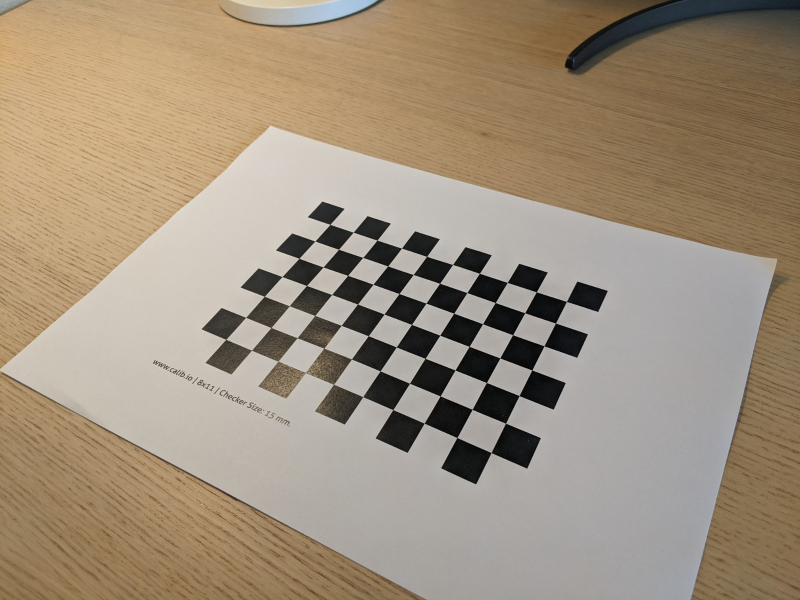
#> input picture data/checkerboard/PXL_20230305_092414210.jpg, 1600 x 1200 px (shown at 1/2 size); its folder holds only this picture in this run
$ jupyter execute --allow-errors w5.ipynb   (shell and % lines are left out)
#> lines starting #> are read from the running program, lines starting #| are printed output that depends on the picture
[cell 1]
from scipy.spatial.transform import Rotation
import numpy as np
import matplotlib.pyplot as plt
import cv2
from IPython.display import display
import scipy

[cell 2]
def Pi(p:np.ndarray | list) -> np.ndarray:
    """convert from homogeneous coordinates to inhomogeneous coordinates

    subtract one coordinate"""
    if isinstance(p, np.ndarray):
        return p[:-1]/p[-1]
    elif isinstance(p, list):
        return [Pi(np.array(p_)) for p_ in p]

def PiInv(p:np.ndarray | list) -> np.ndarray:
    """convert from inhomogeneous coordinates to homogeneous coordinates

    add one coordinate with value 1"""
    if isinstance(p, np.ndarray):
        return np.vstack((p, np.ones(p.shape[1])))
    elif isinstance(p, list):
        return [PiInv(np.array(p_)) for p_ in p]

def projectpoints(K, R, t, Q):
    """project 3D points to 2D

    P = K @ [R | t]
    so it is equivalent to
    p = P @ Q
    """
    Rt = np.concatenate((R, t), axis=1)
    return Pi(K @ Rt @ PiInv(Q))

def crossOp(a:np.ndarray) -> np.ndarray:
    """crossproduct operator"""
    x = a[0].item()
    y = a[1].item()
    z = a[2].item()
    return np.array([[0, -z, y], [z, 0, -x], [-y, x, 0]])

[cell 3]
def triangulate(qs:list, Ps:list):
    """triangulate points from multiple cameras"""
    B = np.zeros((len(Ps)*2, Ps[0].shape[1]))
    for i, (q, p) in enumerate(zip(qs, Ps)):
        x, y = q
        x, y = x.item(), y.item()
        B[i*2, :] = p[2]*x - p[0]
        B[(i*2)+1, :] = p[2]*y - p[1]
    u, s, vh = np.linalg.svd(B)
    v = vh.T
    Q = v[:,-1]
    return Q.T / Q[-1] # not sure about dividing since the norm is no longer 1.

def RMSE(q_ref, q_est):
    """
    Reprojection error

    root mean square error"""
    return np.sqrt(np.mean((q_ref - q_est)**2))

[cell 4]
# 5.1
R1 = np.eye(3)
R2 = np.eye(3)
f = 700; beta = 0; alpha = 1; dx = 600; dy = 400
K1 = np.array([[f, beta*f, dx],
              [0, alpha*f, dy],
              [0, 0, 1]])
K2 = K1
t1 = np.array([[0, 0, 1]]).T
t2 = np.array([[0, 0, 20]]).T
Q = np.array([[1, 1, 0]]).T

[cell 5]
# 5.1
P1 = K1 @ np.concatenate((R1, t1), axis=1)
P2 = K2 @ np.concatenate((R2, t2), axis=1)

q1 = Pi(P1 @ PiInv(Q))
q2 = Pi(P2 @ PiInv(Q))
q1, q2

[cell 6]
# 5.2
error = np.array([[1,-1]]).T
q1_tilde = q1 + error
q2_tilde = q2 + error
Q_tilde = triangulate([q1_tilde, q2_tilde], [P1, P2])

q1_appr = Pi(P1 @ Q_tilde)
q2_appr = Pi(P2 @ Q_tilde)
# what are the coordinates of the projected points
q1_appr, q2_appr

[cell 7]
# reprojection error
RMSE(q1_tilde.ravel(), q1_appr.ravel()), RMSE(q2_tilde.ravel(),q2_appr.ravel())

[cell 8]
# distance between original and approximated points
np.linalg.norm(Q.ravel()-Pi(Q_tilde))

[cell 9]
# 5.3
def triangulate_nonlin(qs:list, Ps:list):
    """triangulate points from multiple cameras using non-linear optimization"""
    def compute_residuals(x):
        """objective function"""
        out = np.concatenate([Pi(p @ x) - q.ravel() for p, q in zip(Ps, qs)])
        return out

    x0 = triangulate(qs, Ps)
    x = scipy.optimize.least_squares(compute_residuals, x0).x
    return x
Q_hat = triangulate_nonlin([q1_tilde, q2_tilde], [P1, P2])
Q_hat

[cell 10]
q1_tilde

[cell 11]
# 5.4
np.linalg.norm(Q.ravel()-Pi(Q_hat))

[cell 12]
q1_appr2 = Pi(P1 @ Q_hat)
q2_appr2 = Pi(P2 @ Q_hat)
q1_appr2, q2_appr2
RMSE(q1_tilde.ravel(), q1_appr2.ravel()), RMSE(q2_tilde.ravel(),q2_appr2.ravel())

Much lower error than before, the disance between the Q is 1/10 of previously, the and pixels errors (RMSE / reprojection error is much lower as well)

## OpenCV exercises

[cell 13]
def checkerboard_points(n:int, m:int) -> np.ndarray:
    """create the points of a checkerboard

    the points lie on the plane z=0 by definition

    returns: a 3 x (n*m) array where the order does not matter"""
#> called with n = 10, m = 7
    Q = np.zeros((3, n*m))
    for i in range(n):
        for j in range(m):
            Q[:, i*m+j] = np.array([i-(n-1)/2, j-(m-1)/2, 0])
    return Q

[cell 14]
def box3d(n=16):
    import itertools as it
    points = []
    N = tuple(np.linspace(-1, 1, n))
    for i, j in [(-1, -1), (-1, 1), (1, 1), (0, 0)]:
        points.extend(set(it.permutations([(i, )*n, (j, )*n, N])))
    return np.hstack(points)/2

[cell 15]
# 5.5 take photos, done
# 5.6
import os
folder = 'data/checkerboard/'
all_photo_dirs = os.listdir(folder)
is_found = {}
twodpoints = []
worldpoints = []
small_ims = []
Q = checkerboard_points(10, 7)
for photo_dir in all_photo_dirs:
    im = cv2.imread(folder+photo_dir)[:,:,::-1]
    # im = im.astype(float)/255
    im_small = cv2.resize(im, None, fx=0.5, fy=0.5)
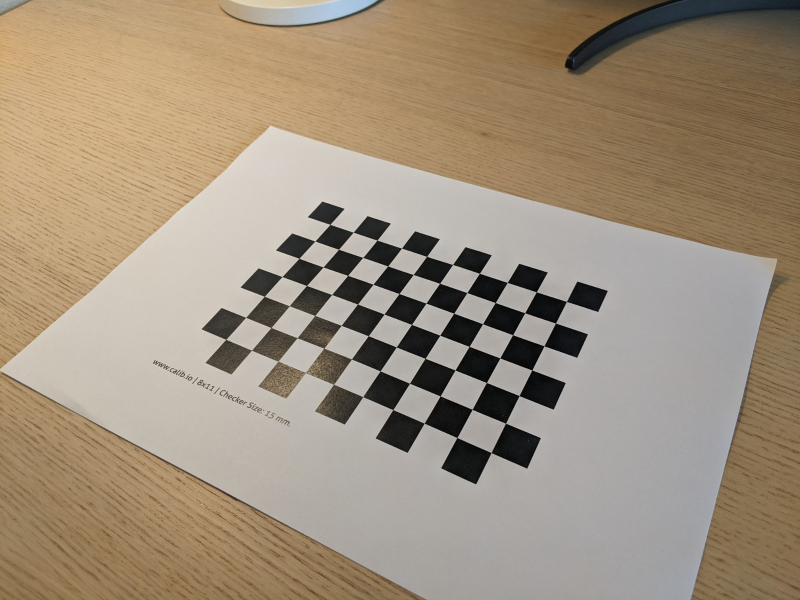
#> im_small: shape (600, 800, 3); mean R, G, B 159.9, 144.5, 124.5
    is_checkerboard, arr = cv2.findChessboardCorners(im_small, (7,10), None)
#> is_checkerboard = True; arr = 70 rows, first 8: [566.5, 301.5], [555.4, 323.2], [543.9, 346], [531.8, 369.9], [519, 395.6], [505.5, 423.3], [491.1, 452.6], [536.4, 291.7]
    if is_checkerboard:
        small_ims.append(im_small)
        twodpoints.append(arr)
        worldpoints.append(Q)

    if is_checkerboard:
        is_found[photo_dir] = True
    else:
        is_found[photo_dir] = False
is_found

[cell 16]
# 5.8
flags = cv2.CALIB_FIX_K1 + cv2.CALIB_FIX_K2 + cv2.CALIB_FIX_K3 + cv2.CALIB_FIX_K4 + cv2.CALIB_FIX_K5 + cv2.CALIB_FIX_K6 + cv2.CALIB_ZERO_TANGENT_DIST

Qs = [Q.T.astype(np.float32) for Q in worldpoints]

_, K, _, rvecs, tvecs = cv2.calibrateCamera(Qs, twodpoints, im_small.shape[:2], None, None, flags=flags)
#> K = [[883.3, 0, 378.3], [0, 2215.7, 443.6], [0, 0, 1]]; rvecs = ([0.59, -2.28, 1.56],); tvecs = ([0.612, -1.57, 28.06],)
K
#> Out = [[883.3, 0, 378.3], [0, 2215.7, 443.6], [0, 0, 1]]

[cell 17]
# center of image
display(im_small.shape[0]/2) # x
im_small.shape[1]/2 # y
#> Out = 400
# fits pretty well with the found parameters, they seem to be swapped in opencv

[cell 18]
# 5.9
rotation_matrices = [cv2.Rodrigues(r)[0] for r in rvecs]
#> rotation_matrices = [[[-0.865, -0.501, -0.0256], [-0.156, 0.318, -0.935], [0.476, -0.805, -0.354]]]

[cell 19]
# errors are measured in pixels, there is less than a pixel errors in the projections
errs = []
Q = checkerboard_points(10, 7)
# worldpoints
# project checkerboard points to 2D
# and compare to the found checkerboard points twodpoints
for p, t, R in zip(twodpoints, tvecs, rotation_matrices):
    points = p.reshape(-1, 2).T

    Qa = projectpoints(K, R, t, Q)
    errs.append(RMSE(points, Qa))
#> this loop made 1 pass
#> after the loop, errs = [0.335]
errs
#> Out = [0.335]

[cell 20]
# 5.10
img_id_to_show = 4
Q = 2 * box3d() + 1

$ run again, on data/checkerboard/PXL_20230305_092433531.jpg
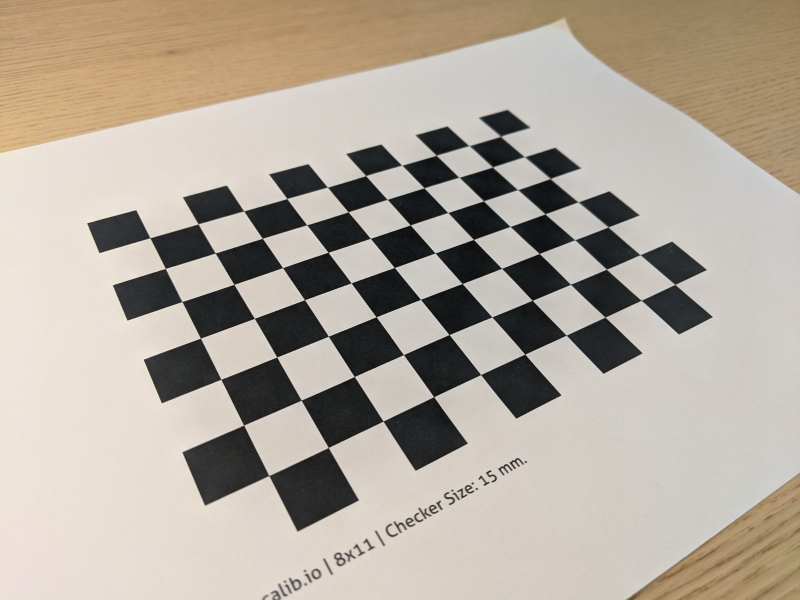
#> input picture data/checkerboard/PXL_20230305_092433531.jpg, 1600 x 1200 px (shown at 1/2 size)
#> `im_small = cv2.resize(im, None, fx=0.5, fy=0.5)`:
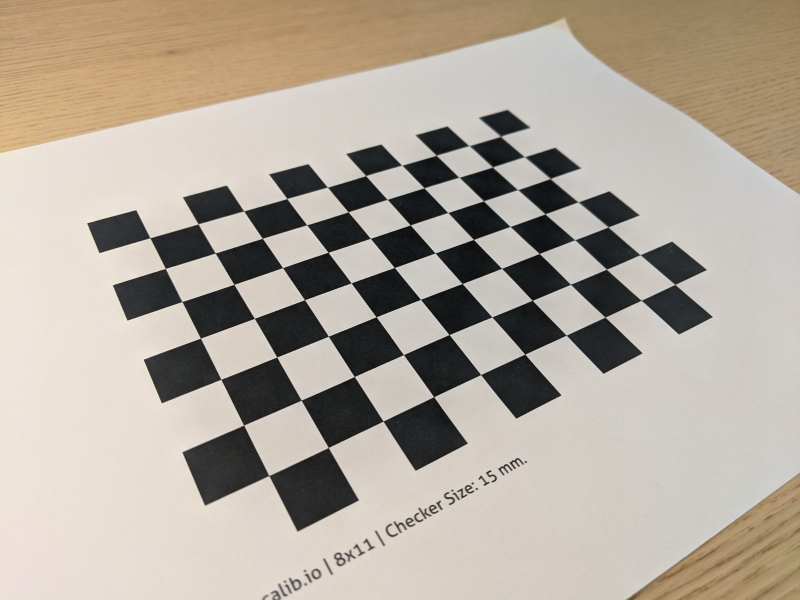
#> im_small: shape (600, 800, 3); mean R, G, B 178.2, 169, 157.1
#> is_checkerboard = True; arr = 70 rows, first 8: [500.4, 136.4], [524.4, 156.8], [550.1, 178.5], [577.9, 201.9], [608, 227], [639.9, 254.7], [674.9, 284.4], [469.3, 145.8]
#> K = [[481.4, 0, 380.7], [0, 460.6, 383.4], [0, 0, 1]]; rvecs = ([0.713, 2.76, -0.746],); tvecs = ([0.708, -2.63, 9.88],)
#> `K`: Out = [[481.4, 0, 380.7], [0, 460.6, 383.4], [0, 0, 1]]
#> rotation_matrices = [[[-0.865, 0.498, 0.0608], [0.4, 0.757, -0.517], [-0.304, -0.423, -0.854]]]
#> the loop `for p, t, R in zip(twodpoints, tvecs, rotation_matrices):` made 1 pass
#> after the loop `for p, t, R in zip(twodpoints, tvecs, rotation_matrices):`: errs = [0.453]

$ run again, on data/checkerboard/PXL_20230305_092435092.jpg
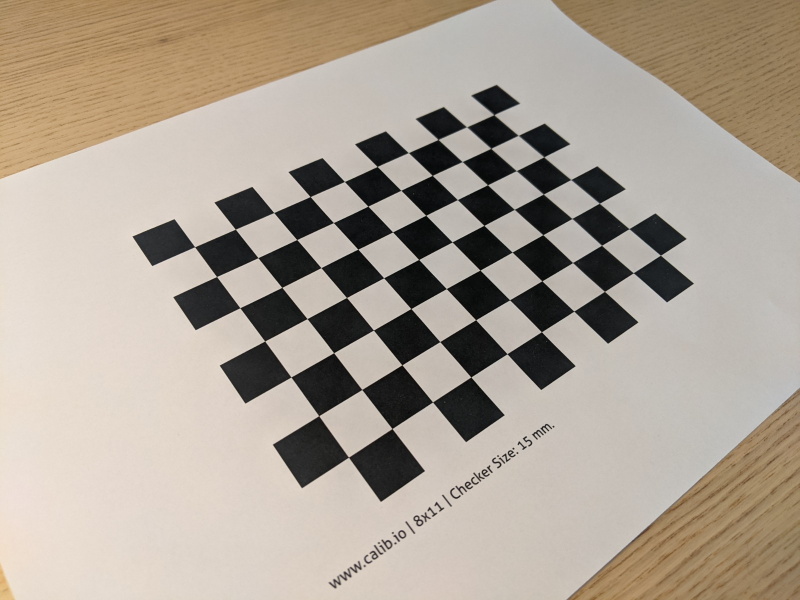
#> input picture data/checkerboard/PXL_20230305_092435092.jpg, 1600 x 1200 px (shown at 1/2 size)
#> `im_small = cv2.resize(im, None, fx=0.5, fy=0.5)`:
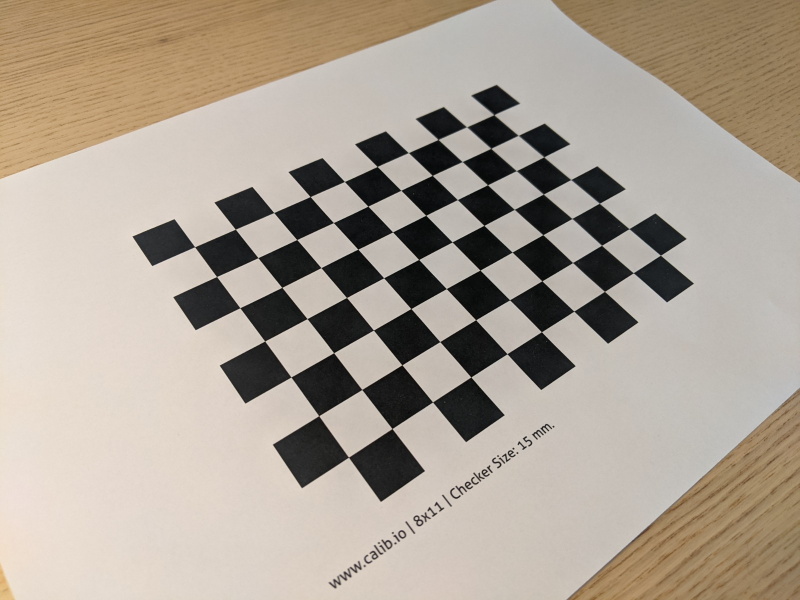
#> im_small: shape (600, 800, 3); mean R, G, B 173.1, 162.4, 149.6
#> is_checkerboard = True; arr = 70 rows, first 8: [493.7, 114.7], [518.1, 135.4], [543.7, 156.8], [570.9, 179.5], [599.3, 203.2], [629, 228.6], [660.5, 255.2], [466.5, 127]
#> K = [[463.3, 0, 366.4], [0, 450.4, 393.2], [0, 0, 1]]; rvecs = ([0.865, 2.77, -0.568],); tvecs = ([1.6, -3.37, 10.66],)
#> `K`: Out = [[463.3, 0, 366.4], [0, 450.4, 393.2], [0, 0, 1]]
#> rotation_matrices = [[[-0.814, 0.578, 0.0587], [0.508, 0.757, -0.41], [-0.281, -0.304, -0.91]]]
#> the loop `for p, t, R in zip(twodpoints, tvecs, rotation_matrices):` made 1 pass
#> after the loop `for p, t, R in zip(twodpoints, tvecs, rotation_matrices):`: errs = [0.334]

$ run again, on data/checkerboard/PXL_20230305_092439123.jpg
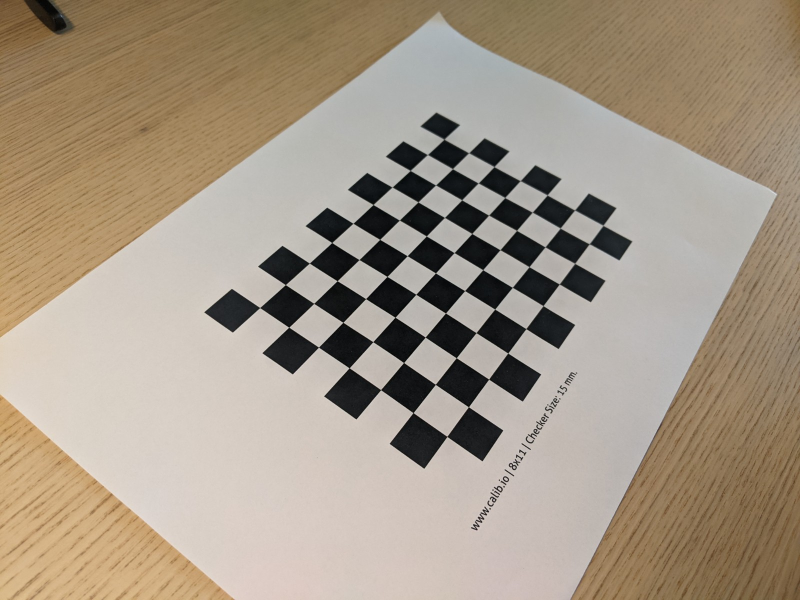
#> input picture data/checkerboard/PXL_20230305_092439123.jpg, 1600 x 1200 px (shown at 1/2 size)
#> `im_small = cv2.resize(im, None, fx=0.5, fy=0.5)`:
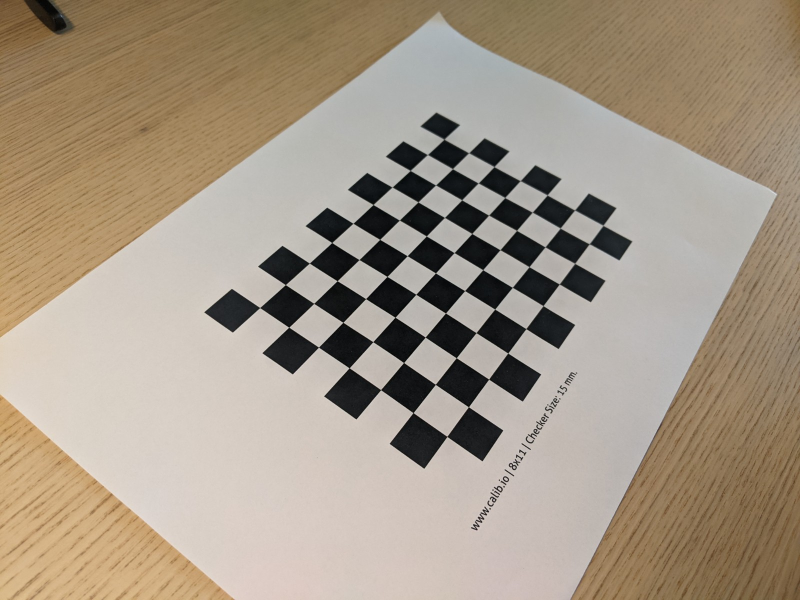
#> im_small: shape (600, 800, 3); mean R, G, B 165, 151.7, 134.7
#> is_checkerboard = True; arr = 70 rows, first 8: [444.1, 139.3], [468.7, 152.7], [493.8, 166.6], [520, 180.6], [546.9, 195.2], [574.6, 210], [602.9, 225.2], [427.5, 154.5]
#> K = [[475.8, 0, 381.5], [0, 470.7, 396.7], [0, 0, 1]]; rvecs = ([1.26, 2.54, -0.523],); tvecs = ([1.84, -3.93, 13.81],)
#> `K`: Out = [[475.8, 0, 381.5], [0, 470.7, 396.7], [0, 0, 1]]
#> rotation_matrices = [[[-0.594, 0.801, 0.0679], [0.709, 0.562, -0.425], [-0.379, -0.204, -0.903]]]
#> the loop `for p, t, R in zip(twodpoints, tvecs, rotation_matrices):` made 1 pass
#> after the loop `for p, t, R in zip(twodpoints, tvecs, rotation_matrices):`: errs = [0.283]

$ run again, on data/checkerboard/PXL_20230305_092424303.jpg
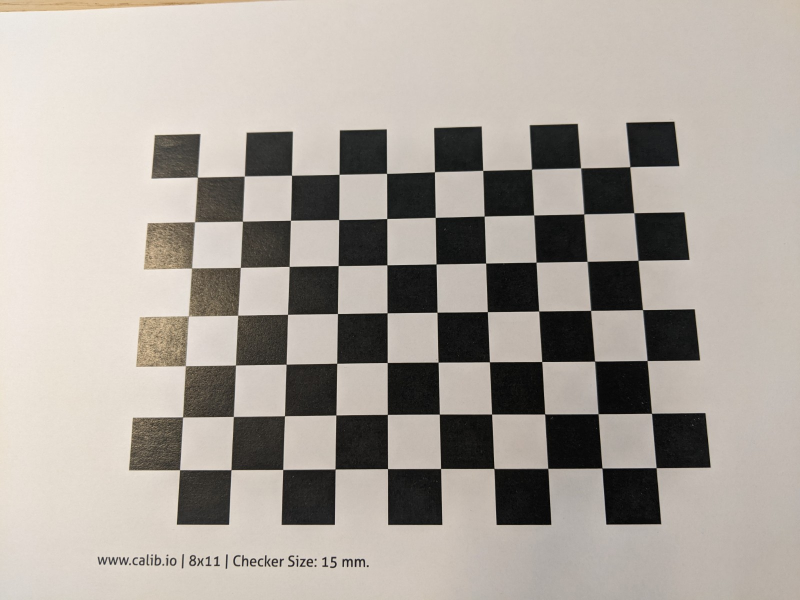
#> input picture data/checkerboard/PXL_20230305_092424303.jpg, 1600 x 1200 px (shown at 1/2 size)
#> `im_small = cv2.resize(im, None, fx=0.5, fy=0.5)`:
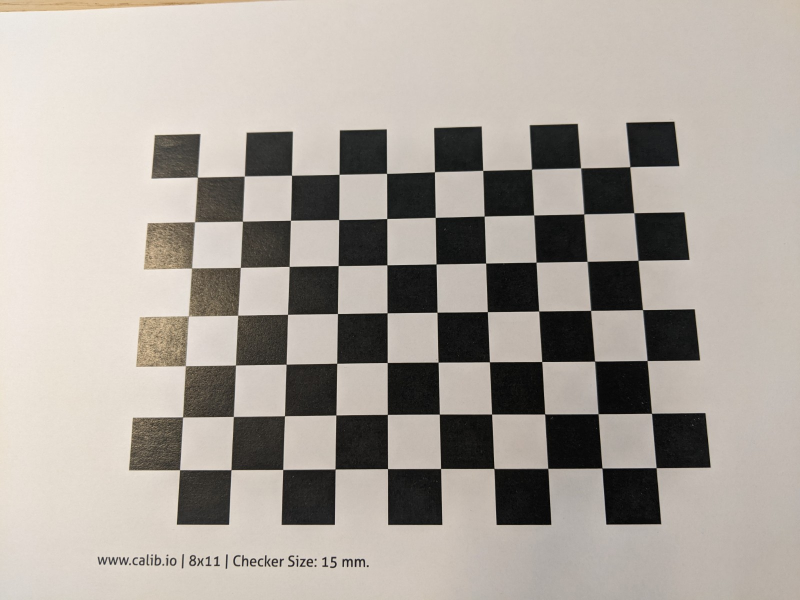
#> im_small: shape (600, 800, 3); mean R, G, B 171, 164, 156.4
#> is_checkerboard = True; arr = 70 rows, first 8: [630, 166.9], [633.7, 213.3], [638.4, 260.4], [642.7, 309.6], [647, 360.4], [651.4, 413.3], [656, 467.6], [580.5, 168.2]
#> K = [[1216, 0, 299.5], [0, 1343.1, 399.5], [0, 0, 1]]; rvecs = ([0.0139, -3, 0.631],); tvecs = ([2.25, -1.56, 24.25],)
#> `K`: Out = [[1216, 0, 299.5], [0, 1343.1, 399.5], [0, 0, 1]]
#> rotation_matrices = [[[-0.997, -0.0255, -0.0769], [0.00771, 0.915, -0.403], [0.0807, -0.402, -0.912]]]
#> the loop `for p, t, R in zip(twodpoints, tvecs, rotation_matrices):` made 1 pass
#> after the loop `for p, t, R in zip(twodpoints, tvecs, rotation_matrices):`: errs = [0.345]
